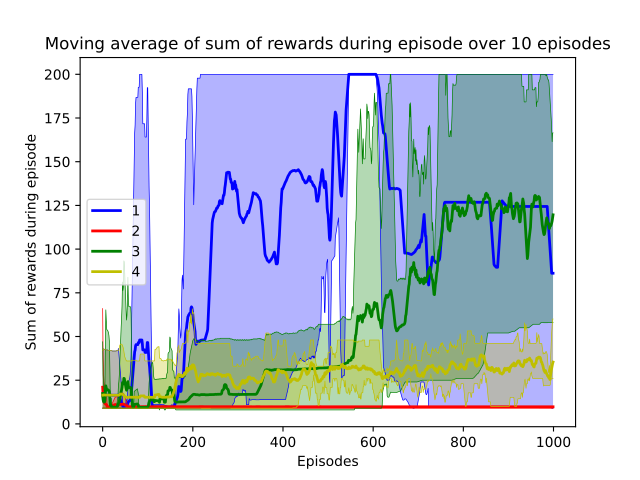

Write the Python code that produced this figure.
import gym
import numpy as np
import matplotlib.pyplot as plt
import tqdm

import os,sys 
parentdir = os.path.dirname(os.path.dirname(os.path.abspath(__file__))) 
sys.path.insert(0,parentdir)  
import plotting_results
import DQN.DQN_v2 as DQN 

env_name='CartPole-v0'
env=gym.make(env_name)
hidden_dims=(512,128)
num_episodes=1000
# max_timestep=200
discount_factor=1.0
network_learning_rate=0.0005
start_epsilon=0.005
end_epsilon=1e-10
decay_steps=8000
type_of_decay='exp'
seed=20
SEED = (45,  8, 16, 78, 90)
with_target_Q=[True, True, False, False]
step_update_target=10

with_buffer=[True, False, False, True]
max_size=100000
batch_size=300

color=['b', 'r', 'g', 'y']
label=['DQN_with_targetQ_with_buffer','DQN_with_targetQ_without_buffer','DQN_without_targetQ_without_buffer','DQN_without_targetQ_with_buffer' ]
label=['1','2','3','4']

fig, axs = plt.subplots(sharey=False, sharex=False)

for i in range(4):
    print(i,with_target_Q[i],with_buffer[i],color[i],label[i])

    episode_reward_result=[]
    step_reward_result=[]
    episode_length_result=[]
    total_step_result=[]

    for seed in SEED:
        print(seed)
        episode_reward,step_reward,episode_length,total_step=DQN.DQN(env_name,
                hidden_dims,
                num_episodes,
                discount_factor,
                network_learning_rate,
                start_epsilon,
                end_epsilon,
                decay_steps,
                type_of_decay,
                with_target_Q[i],
                step_update_target,
                with_buffer[i],
                max_size,
                batch_size,
                seed)
    
        episode_reward_result.append(episode_reward)
        step_reward_result.append(step_reward)
        episode_length_result.append(episode_length)
        total_step_result.append(total_step)

    label=['1','2','3','4']
    # plotting_results.plot_subplot_episode_reward(result=episode_reward_result,n=10,axs=axs,i=0,color=color[i],label=label[i])
    # plotting_results.plot_subplot_episode_length(result=episode_length_result,n=10,axs=axs,i=1,color=color[i],label=label[i])
    plotting_results.plot_only_return(result=episode_reward_result,n=10,axs=axs,color=color[i],label=label[i])

    #save data
    episode_reward_result=np.array(episode_reward_result)
    # step_reward_result_Q_learning=np.array(step_reward_result,dtype=float)
    episode_length_result=np.array(episode_length_result)

    label=['DQN_with_targetQ_with_buffer','DQN_with_targetQ_without_buffer','DQN_without_targetQ_without_buffer','DQN_without_targetQ_with_buffer' ]
    my_path = os.path.dirname(os.path.abspath(__file__))# Figures out the absolute path for you in case your working directory moves around.
    my_file = os.path.splitext(os.path.basename(__file__))[0]+'_'+label[i]+'.npz'
    np.savez(os.path.join(my_path, my_file), 
        episode_reward_result=episode_reward_result, 
        episode_length_result=episode_length_result)


plt.subplots_adjust(hspace=1)
# #save plot
my_path = os.path.dirname(os.path.abspath(__file__))
my_file = os.path.splitext(os.path.basename(__file__))[0]+'.pdf'
plt.savefig(os.path.join(my_path, my_file))
